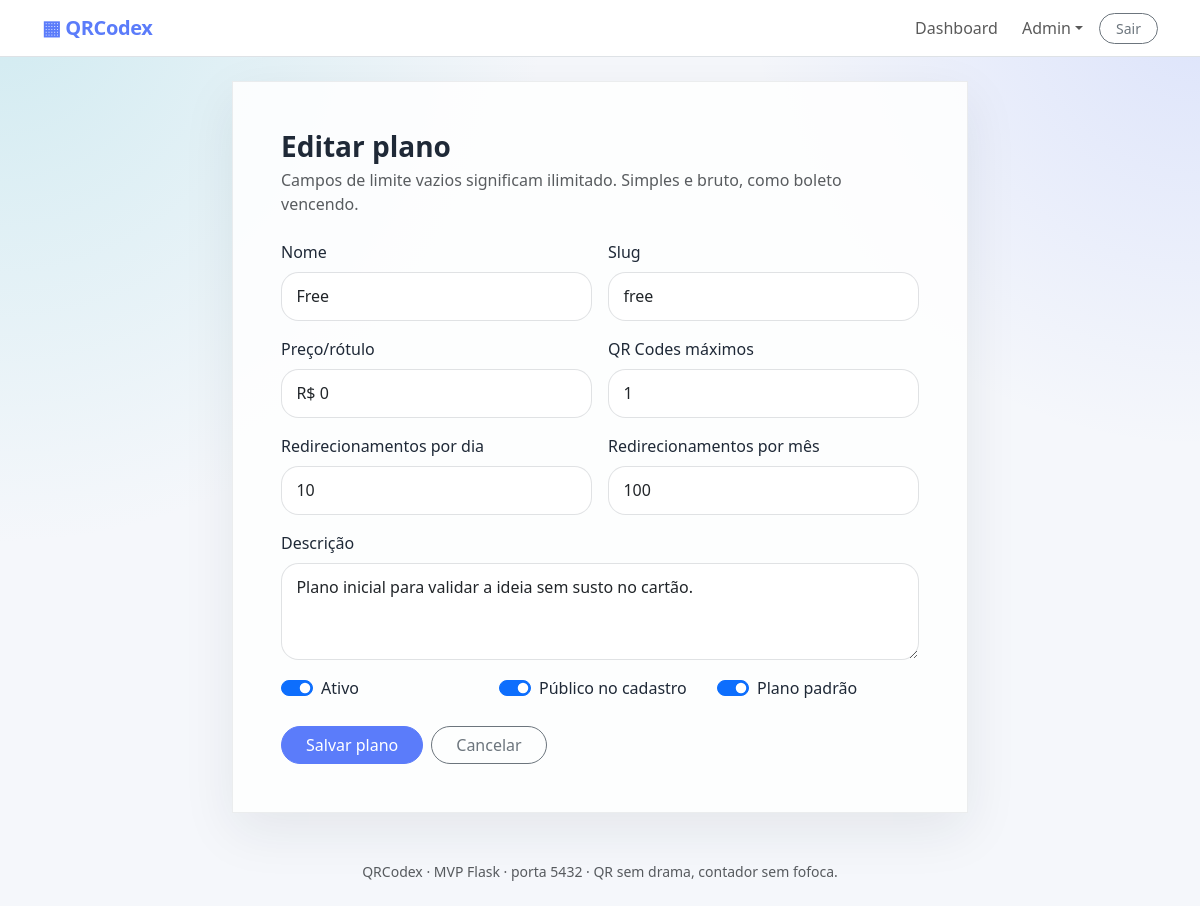
/admin/plans/1/edit (signed in), run on the app's committed database.
### app.py (models this page shows, shortened)
class Setting(db.Model):
    key = db.Column(db.String(80), primary_key=True)
    value = db.Column(db.Text, default="")

class Plan(db.Model):
    id = db.Column(db.Integer, primary_key=True)
    name = db.Column(db.String(80), unique=True, nullable=False)
    slug = db.Column(db.String(80), unique=True, nullable=False)
    description = db.Column(db.Text, default="")
    price_label = db.Column(db.String(80), default="R$ 0")
    daily_limit = db.Column(db.Integer, nullable=True)   # None = ilimitado
    monthly_limit = db.Column(db.Integer, nullable=True) # None = ilimitado
    max_qrcodes = db.Column(db.Integer, nullable=True)   # None = ilimitado
    is_active = db.Column(db.Boolean, default=True)
    is_public = db.Column(db.Boolean, default=True)
    is_default = db.Column(db.Boolean, default=False)
    created_at = db.Column(db.DateTime, default=lambda: datetime.now(timezone.utc))
    users = db.relationship("User", back_populates="plan")

### app.py (the view, shortened to what this page needs)
@app.route("/admin/plans/new", methods=["GET", "POST"])
@app.route("/admin/plans/<int:plan_id>/edit", methods=["GET", "POST"])
@login_required
@admin_required
def admin_plan_form(plan_id=None):
    plan = Plan.query.get_or_404(plan_id) if plan_id else None
    return render_template("admin_plan_form.html", plan=plan)

### app.py (called while the page is built)
def get_setting(key, default=""):
    row = Setting.query.get(key)
    return row.value if row else default

def current_user():
    user_id = session.get("user_id")
    if not user_id:
        return None
    return User.query.get(user_id)

@app.context_processor
def inject_globals():
    return {
        "current_user": current_user(),
        "site_name": get_setting("site_name", "QRCodex"),
        "signup_open": get_setting("signup_open", "1") == "1",
    }

def login_required(fn):
    @wraps(fn)
    def wrapper(*args, **kwargs):
        user = current_user()
        if not user:
            flash("Entre na sua conta para continuar.", "warning")
            return redirect(url_for("login", next=request.path))
        if not user.is_active:
            session.clear()
            flash("Sua conta está desativada. Fale com o suporte/admin.", "danger")
            return redirect(url_for("login"))
        return fn(*args, **kwargs)
    return wrapper

def admin_required(fn):
    @wraps(fn)
    def wrapper(*args, **kwargs):
        user = current_user()
        if not user or not user.is_admin:
            abort(403)
        return fn(*args, **kwargs)
    return wrapper

### templates/admin_plan_form.html (shortened to what this page needs)
{% extends "base.html" %}
{% block content %}
<div class="row justify-content-center">
  <div class="col-lg-8">
    <div class="soft-card p-4 p-lg-5">
      <h1 class="h3 fw-bold mb-1">{{ 'Editar plano' if plan else 'Novo plano' }}</h1>
      <p class="text-muted mb-4">Campos de limite vazios significam ilimitado. Simples e bruto, como boleto vencendo.</p>
      <form method="post">
        <div class="row g-3">
          <div class="col-md-6">
            <label class="form-label">Nome</label>
            <input name="name" class="form-control rounded-4" value="{{ plan.name if plan else '' }}" placeholder="QR1" required>
          </div>
          <div class="col-md-6">
            <label class="form-label">Slug</label>
            <input name="slug" class="form-control rounded-4" value="{{ plan.slug if plan else '' }}" placeholder="qr1">
          </div>
          <div class="col-md-6">
            <label class="form-label">Preço/rótulo</label>
            <input name="price_label" class="form-control rounded-4" value="{{ plan.price_label if plan else '' }}" placeholder="R$ 19/mês">
          </div>
          <div class="col-md-6">
            <label class="form-label">QR Codes máximos</label>
            <input name="max_qrcodes" type="number" min="0" class="form-control rounded-4" value="{{ plan.max_qrcodes if plan and plan.max_qrcodes is not none else '' }}" placeholder="vazio = ilimitado">
          </div>
          <div class="col-md-6">
            <label class="form-label">Redirecionamentos por dia</label>
            <input name="daily_limit" type="number" min="0" class="form-control rounded-4" value="{{ plan.daily_limit if plan and plan.daily_limit is not none else '' }}" placeholder="100">
          </div>
          <div class="col-md-6">
            <label class="form-label">Redirecionamentos por mês</label>
            <input name="monthly_limit" type="number" min="0" class="form-control rounded-4" value="{{ plan.monthly_limit if plan and plan.monthly_limit is not none else '' }}" placeholder="3000">
          </div>
          <div class="col-12">
            <label class="form-label">Descrição</label>
            <textarea name="description" rows="3" class="form-control rounded-4">{{ plan.description if plan else '' }}</textarea>
          </div>
          <div class="col-md-4">
            <div class="form-check form-switch"><input class="form-check-input" type="checkbox" name="is_active" value="1" id="active" {% if not plan or plan.is_active %}checked{% endif %}><label class="form-check-label" for="active">Ativo</label></div>
          </div>
          <div class="col-md-4">
            <div class="form-check form-switch"><input class="form-check-input" type="checkbox" name="is_public" value="1" id="public" {% if not plan or plan.is_public %}checked{% endif %}><label class="form-check-label" for="public">Público no cadastro</label></div>
          </div>
          <div class="col-md-4">
            <div class="form-check form-switch"><input class="form-check-input" type="checkbox" name="is_default" value="1" id="default" {% if plan and plan.is_default %}checked{% endif %}><label class="form-check-label" for="default">Plano padrão</label></div>
          </div>
        </div>
        <div class="d-flex gap-2 mt-4">
          <button class="btn btn-primary rounded-pill px-4">Salvar plano</button>
          <a href="{{ url_for('admin_plans') }}" class="btn btn-outline-secondary rounded-pill px-4">Cancelar</a>
        </div>
      </form>
    </div>
  </div>
</div>
{% endblock %}

### templates/base.html (shortened to what this page needs)
<!doctype html>
<html lang="pt-BR">
<head>
  <link href="https://cdn.jsdelivr.net/npm/bootstrap@5.3.3/dist/css/bootstrap.min.css" rel="stylesheet">
  <link rel="stylesheet" href="{{ url_for('static', filename='css/style.css') }}">
</head>
<body>
<nav class="navbar navbar-expand-lg navbar-light bg-white border-bottom sticky-top soft-nav">
  <div class="container">
    <a class="navbar-brand fw-bold brand" href="{{ url_for('index') }}">▦ {{ site_name }}</a>
    <div class="collapse navbar-collapse" id="navMenu">
      <ul class="navbar-nav ms-auto align-items-lg-center gap-lg-2">
        {% if current_user %}
          <li class="nav-item"><a class="nav-link" href="{{ url_for('dashboard') }}">Dashboard</a></li>
          {% if current_user.is_admin %}
            <li class="nav-item dropdown">
              <a class="nav-link dropdown-toggle" href="#" role="button" data-bs-toggle="dropdown">Admin</a>
            </li>
          {% endif %}
          <li class="nav-item"><a class="btn btn-outline-secondary btn-sm rounded-pill px-3" href="{{ url_for('logout') }}">Sair</a></li>
        {% else %}
          <li class="nav-item"><a class="nav-link" href="{{ url_for('login') }}">Entrar</a></li>
          {% if signup_open %}
          <li class="nav-item"><a class="btn btn-primary btn-sm rounded-pill px-3" href="{{ url_for('register') }}">Criar conta</a></li>
          {% endif %}
        {% endif %}
      </ul>
    </div>
  </div>
</nav>
<main class="py-4">
  <div class="container">
    {% block content %}{% endblock %}
  </div>
</main>
<footer class="py-4 text-center text-muted small">
  <div class="container">{{ site_name }} · MVP Flask · porta 5432 · QR sem drama, contador sem fofoca.</div>
</footer>
</body>
</html>

### static/css/style.css (style rules this page uses)
:root { --bg: #f5f7fb; --ink: #1f2937; --muted: #6b7280; --brand: #5b7cfa; --brand-2: #8bd3dd; --card: rgba(255, 255, 255, .86); --line: rgba(31, 41, 55, .08); }
* { box-sizing: border-box; }
body { min-height: 100vh; color: var(--ink); background: radial-gradient(circle at top left, rgba(139, 211, 221, .34), transparent 34rem), radial-gradient(circle at top right, rgba(91, 124, 250, .16), transparent 28rem), var(--bg); }
.soft-nav { backdrop-filter: blur(16px); }
.brand { color: var(--brand) !important; letter-spacing: -.02em; }
.hero-card, .soft-card { background: var(--card); border: 1px solid var(--line); box-shadow: 0 18px 50px rgba(31, 41, 55, .08); }
.rounded-4 { border-radius: 1.1rem !important; }
.btn-primary { --bs-btn-bg: var(--brand); --bs-btn-border-color: var(--brand); --bs-btn-hover-bg: #4968e8; --bs-btn-hover-border-color: #4968e8; }
.form-control, .form-select { border-color: rgba(31, 41, 55, .13); padding: .72rem .9rem; }

### data on the page
Setting: value "QRCodex"
Plan: name "Free", slug "free", price_label "R$ 0", max_qrcodes "1", daily_limit "10", monthly_limit "100", description "Plano inicial para validar a ideia sem susto no cartão.", is_active "☑", is_public "☑", is_default "☑"

### other printed values
{{ 'Editar plano' if plan else 'Novo plano' }} "Editar plano"
